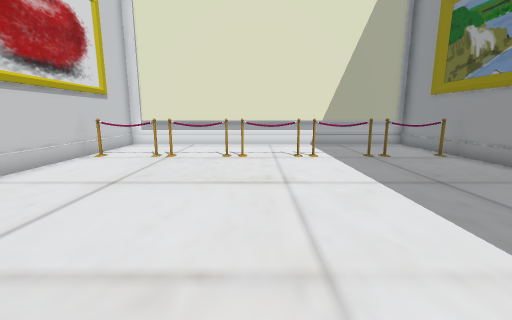
[1] (above)

12 first-person views from a walk through a Unity game level. The camera is 1.5 m above the floor, tilts 10° down and sees 90° across. The floor is counted in squares, 1 m on a side. Each view is taken from the middle of a square. On the plan, view 1 faces up. The plan holds only what a view shows up to about 13 squares ahead; the rest is blank.

[2]
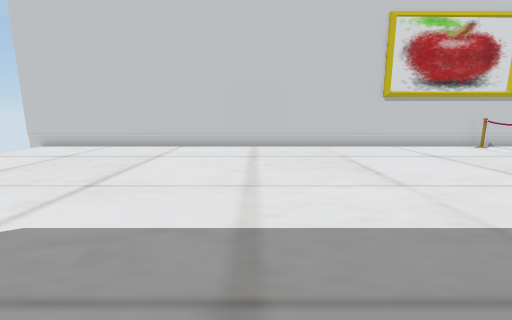

[3]
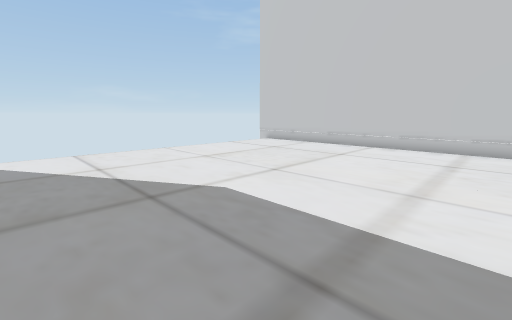

[4]
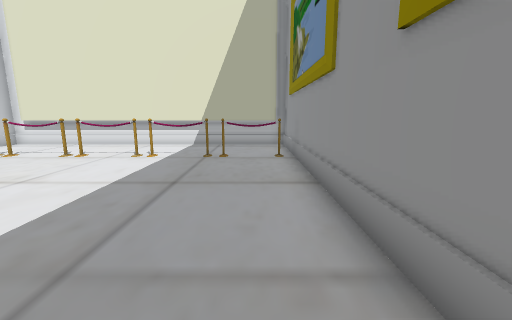

[5]
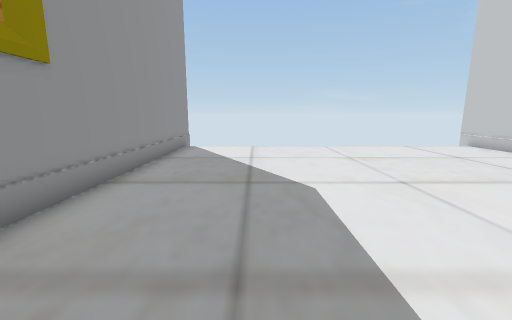

[6]
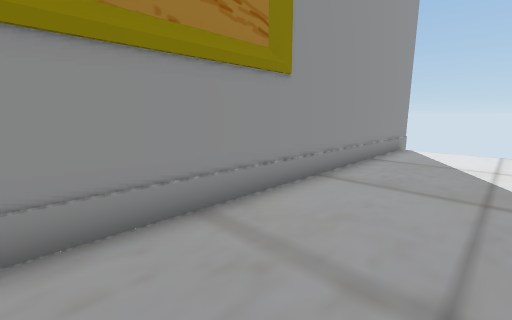

[7]
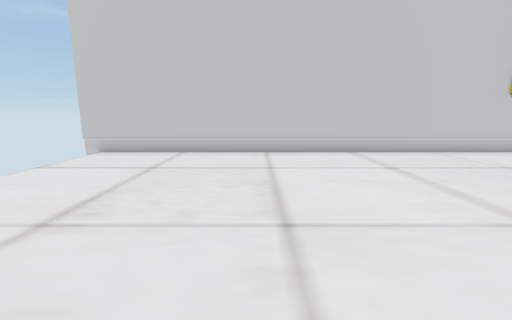

[8]
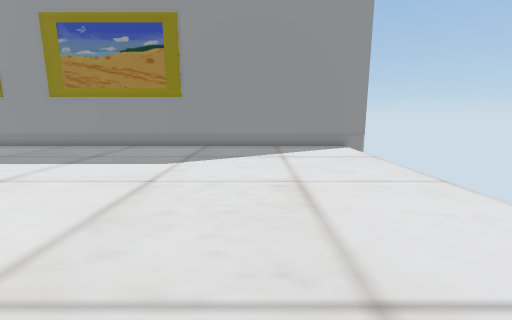

[9]
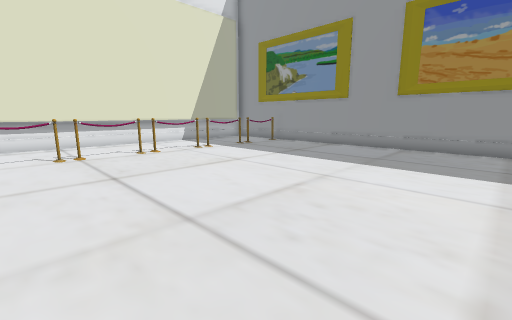

[10]
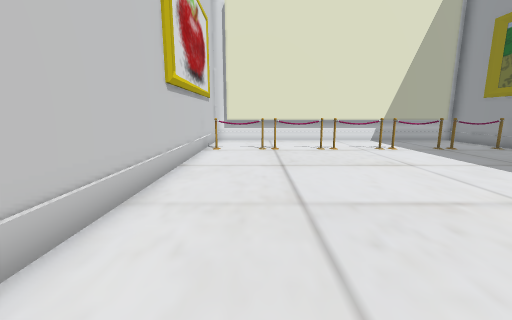

[11]
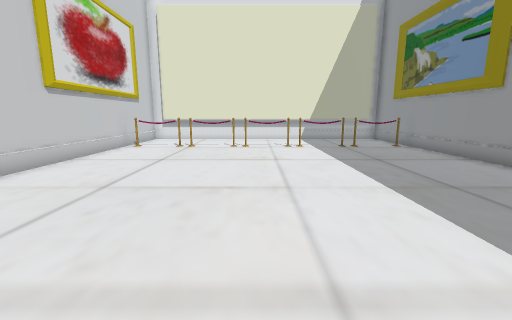

[12]
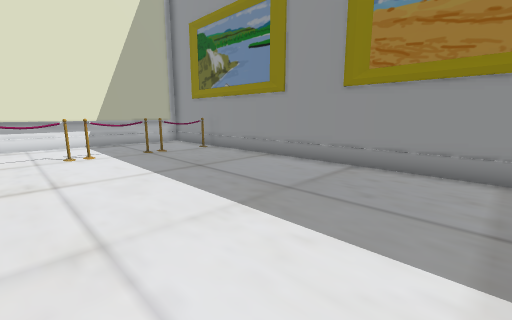

### Floor plan
Points are (right, up) in squares from view 1. A wall is a line through its corners. A room is listed if a view was taken in it or the views show most of it. See-through windows are left out.
Room 1 (views 1, 2, 3, 4, 5, 6, 7, 8, 9, 10, 11, 12)
walls: (-1.1, 9.4) (-3.1, 9.4); (1.5, 9.4) (-0.5, 9.4); (-3.7, 9.4) (-5.7, 9.3); (4.2, 9.5) (2.2, 9.5); (6.8, 9.5) (4.8, 9.5); (-6.4, 10) (-6.4, -12.1); (7.5, -12.4) (7.5, 10)
ways out: opening at (-1, 10)

Positions as (right, up) in squares from view 1, and headings:
1: (0, 0), facing up
2: (6, -1), facing left
3: (6, 0), facing down-left
4: (6, 0), facing up
5: (4, 1), facing down
6: (4, 1), facing down-right
7: (4, -5), facing left
8: (-5, -7), facing right
9: (-5, -1), facing up-right
10: (-4, -2), facing up
11: (0, -3), facing up
12: (0, -1), facing up-right
